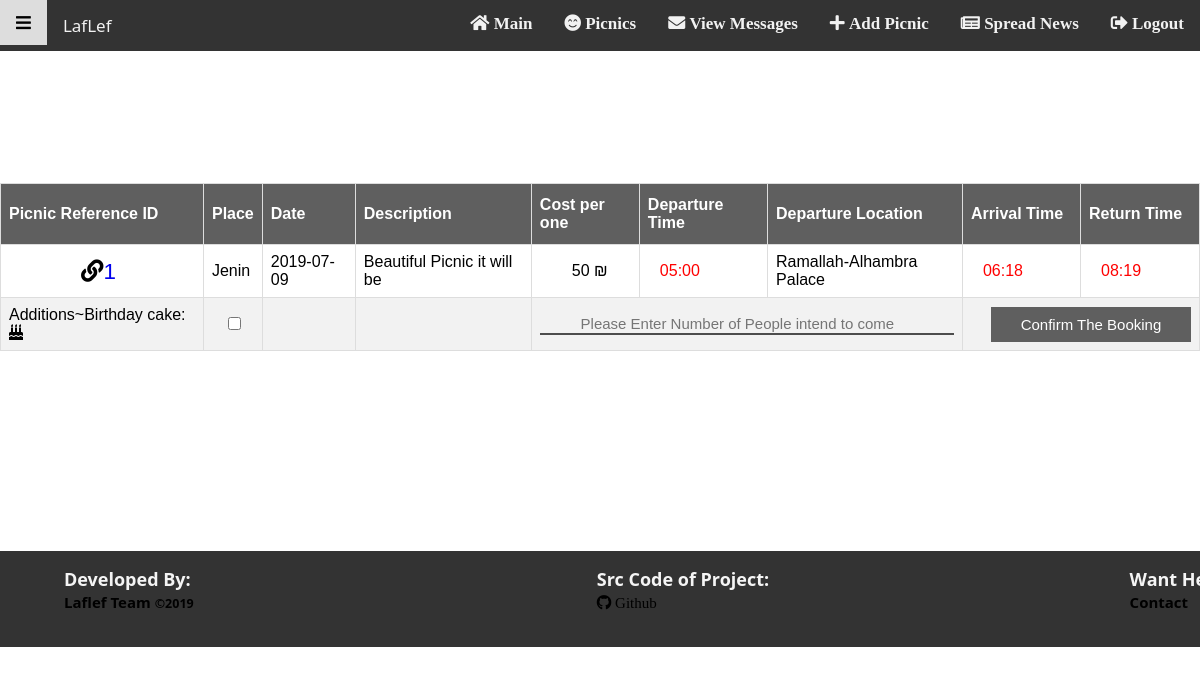
The page /booking.php?id=1 (signed in) on the database its author committed.
### tables this page shows
CREATE TABLE IF NOT EXISTS `picnic` (
  `pid` int(11) NOT NULL AUTO_INCREMENT,
  `food` varchar(128) NOT NULL,
  `cost` double NOT NULL,
  `capacity` int(11) NOT NULL,
  `description` text NOT NULL,
  `returntime` time NOT NULL,
  `arrivaltime` time NOT NULL,
  `departuretime` time NOT NULL,
  `date` date NOT NULL,
  `departurelocation` varchar(45) NOT NULL,
  `place` varchar(45) NOT NULL,
  `activities` text NOT NULL,
  `images` varchar(45) NOT NULL DEFAULT 'default.jpg;default.jpg;default.jpg',
  `title` varchar(45) NOT NULL,
  `escorts` varchar(30) NOT NULL,
  `escorttel` int(12) NOT NULL,
  PRIMARY KEY (`pid`)
);

### model.php (called while the page is built, shortened)
<?php
$server = "localhost";
$username = "root";
$password = "";
$dbname = "laflefbzu";
$conn = "mysql:host=$server;dbname=$dbname";
$pdo = null;
try {
    $pdo = new PDO($conn, $username, $password);
    $pdo->setAttribute(PDO::ATTR_ERRMODE, PDO::ERRMODE_EXCEPTION);
} catch (PDOException $e) {
    die($e->getMessage());
}
function getPicnicById($pid)
{
    global $pdo;
    return $pdo->query("select pid , place , date , description , cost , departuretime , departurelocation , arrivaltime , returntime from picnic where pid = " . $pid . ";");
}
function trackPicnicsCapacity($pid)
{
    global $pdo;
    return $pdo->query("select sum(pnum) total_bookers from book where pid = " . $pid);
}
function getPicnicsCapacity($pid)
{
    global $pdo;
    return $pdo->query("select capacity from picnic where pid = " . $pid);
}

### booking.php (the view, shortened to what this page needs)
<?php
include 'layout.php';
include 'model.php';
?>
<div class="container" id="container">
    <form method="post" action="confirmation.php" id="form">
        <table class="picnic-table">
            <thead>
            <tr>
                <th>Picnic Reference ID</th>
                <th>Place</th>
                <th>Date</th>
                <th>Description</th>
                <th>Cost per one</th>
                <th>Departure Time</th>
                <th>Departure Location</th>
                <th>Arrival Time</th>
                <th>Return Time</th>
            </tr>
            </thead>
            <tbody>
            <?php
            $res = null;
            $capacityNum = 0;
            $bookers = 0;
            if (isset($_GET['id'])) {
                $capacity = getPicnicsCapacity($_GET['id']);
                $booker = trackPicnicsCapacity($_GET['id']);
                if ($i = $capacity->fetch()) {
                    $capacityNum = $i['capacity'];
                }
                if ($j = $booker->fetch()) {
                    $bookers = $j['total_bookers'];
                }
                $res = getPicnicById($_GET['id']);
            }
            $keys = ["pid", "place", "date", "description", "cost", "departuretime", "departurelocation", "arrivaltime", "returntime"];
            if ($row = $res->fetch()) {
            ?>
            <tr><?php
                foreach ($keys as $i) {
                    if ($i == "description") {
                        $desc = explode(',', $row[$i]);
                        $row[$i] = $desc[0];
                    }
                    if ($i == "pid") {
                        echo "<td  data-tool-tip='For more Details' class='pid' style='padding-left: 80px;font-size: 1.4pc'><a id='pidA' href='#'" . $row[$i] . "' style='text-decoration:none;'>" . $row[$i] . "</a></td>";
                        ?>
                    <?php
                    } else if ($i == "cost") {
                    ?>
                    <td style="padding-left: 40px"><?= $row[$i] ?> &#8362;</td><?php
                    } else if (strpos($i, "time")) {
                        $time = explode(":", $row[$i]);
                        unset($time[2]);
                        $row[$i] = implode(":", $time);
                        ?>
                    <td style="padding-left: 20px">
                        <time><?= $row[$i] ?></time></td><?php
                    } else { ?>
                    <td><?= $row[$i] ?></td><?php
                    }
                }
                echo "</tr>";
                } ?>
            <tr>
                <td colspan="1"><label style="font-size: 16px" id="Bcake">Additions~Birthday cake:</label></td>
                <td colspan="1" style="padding-left: 20px">
                    <div class="tooltip"><input type="checkbox" name="Birthday_cake" value="Birthday Cake">
                    </div>
                </td>
                <td colspan="1">
                </td>
                <td colspan="1">
                </td>
                <td colspan="3"><input type="number" min="1" max="<?= ($capacityNum - $bookers) ?>"
                                       class="filter-input"
                                       name="numOfSeats"
                                       placeholder="Please Enter Number of People intend to come "
                                       id="NumberOfPeople" data-tool-tip="Number of Guests intend to come">
                </td>
                <td colspan="2"><input style="width: 200px" type="submit" name="confirm" value="Confirm The Booking"
                                       class="button" onclick=" return f()"><input
                            name="pid"></td>
            </tr>
            </tbody>
        </table>
    </form>
</div>
<?php require 'footer.php' ?>

### css/mainStylesheet.css (style rules this page uses)
* { box-sizing: border-box; }
body { margin: 0px; font-family: 'segoe ui', Serif, "Arial"; }
.container { padding-top: 11%; width: 100%; overflow: hidden; transition: padding-left 0.5s ease; }
.picnic-table { overflow: scroll; font-family: "Trebuchet MS", Arial, Helvetica, sans-serif; border-collapse: collapse; width: 100%; }
.picnic-table td, .picnic-table th { border: 1px solid #ddd; padding: 8px; }
.picnic-table tr:nth-child(even) { background-color: #f2f2f2; }
.picnic-table th { padding-top: 12px; padding-bottom: 12px; text-align: left; background-color: #5F5F5F; color: white; }
.button { background-color: #5F5F5F; color: white; text-align: center; display: inline-block; border: none; width: 100px; height: 35px; margin-left: 20px; font-size: 15px; }
.filter-input { width: 100%; font-size: 15px; text-align: center; border: none; border-bottom: 2px #4D4D4D solid; overflow: hidden; outline: none; background: none; color: black; }
time { color: red; }
.tooltip { position: relative; display: inline-block; }
*, *::before, *::after { box-sizing: border-box; }
form input[type="text"]:not(:placeholder-shown):valid, form input[type="tel"]:not(:placeholder-shown):valid, form input[type="email"]:not(:placeholder-shown):valid form input[type="password"]:not(:placeholder-shown):valid, form input[type="number"]:not(:placeholder-shown):valid { background: url('../img/icons/checked.svg') no-repeat; background-size: 20px; background-position: 5px, 20px; padding-left: 10px !important; }
form div { position: relative; }
input[data-tool-tip]::after { content: attr(data-tool-tip); display: block; position: absolute; background-color: #333333; padding: 1em 3em; color: white; border-radius: 5px; font-size: 10px; bottom: 100%; left: 0; white-space: nowrap; transform: scale(0); transition: transform ease-out 150ms; }
.pid::before { font-family: "Font Awesome 5 Free"; content: ' \f0c1'; font-weight: 900; }
#Bcake::after { font-family: "Font Awesome 5 Free"; content: ' \f1fd '; font-weight: 900; }

### rows shown on the page
picnic: pid "1", place "Jenin", date "2019-07-09", cost "50", departurelocation "Ramallah-Alhambra Palace"

### other values the page prints
$row[$i] "Beautiful Picnic it will be"
$row[$i] "05:00"
$row[$i] "06:18"
$row[$i] "08:19"
